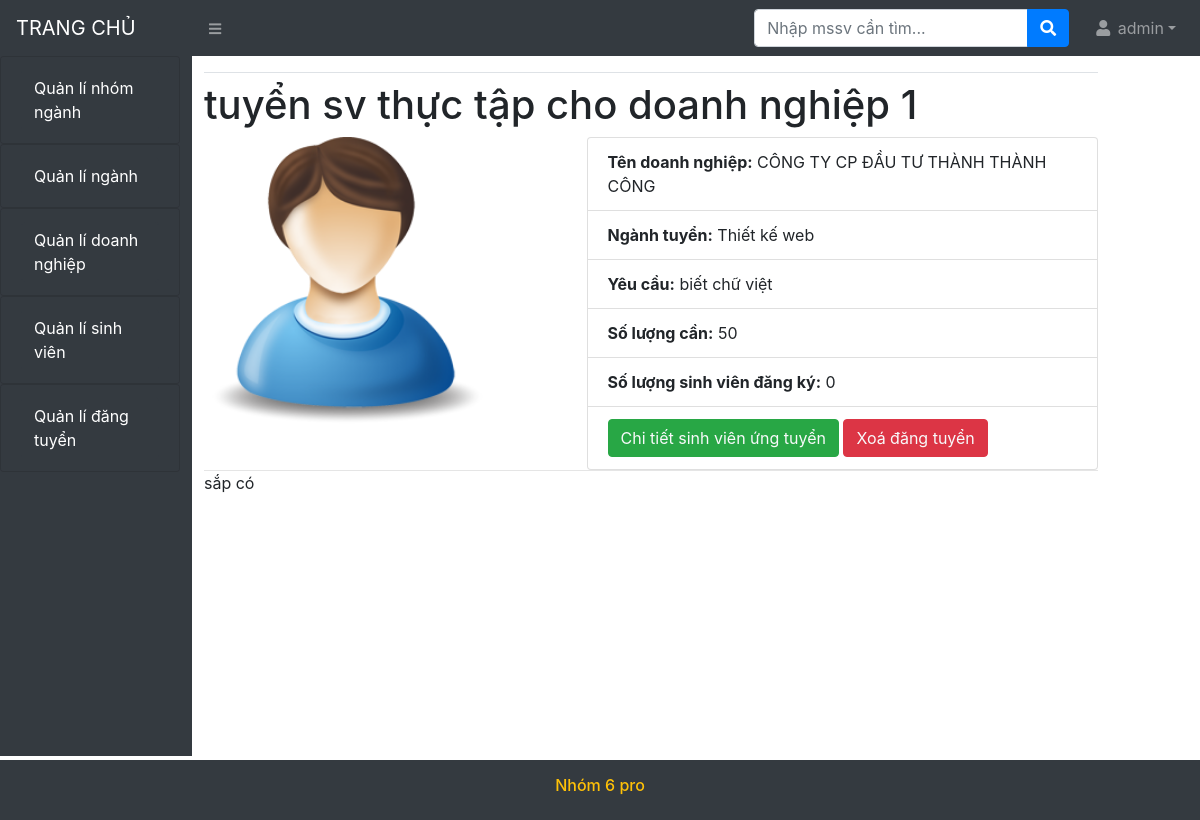
/admin/?ctrl=dang_tuyen&act=chi_tiet&id_dt=18 (signed in), run on an earlier commit of the app's database.
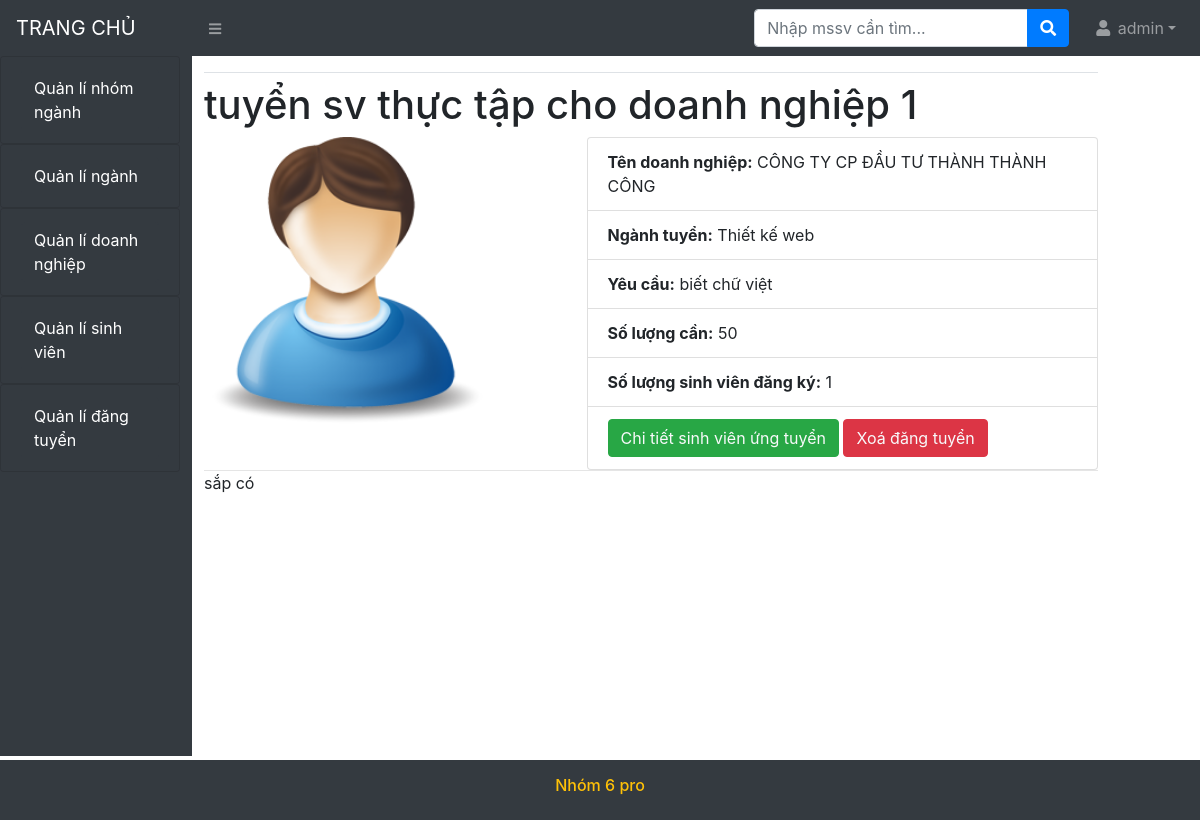
And on a later commit of the database.
### tables this page shows
CREATE TABLE `dang_tuyen` (
  `id_dt` int(11) NOT NULL,
  `anh` varchar(200) DEFAULT NULL,
  `tieu_de` varchar(100) NOT NULL,
  `noi_dung` varchar(1000) NOT NULL,
  `yeu_cau` varchar(1000) NOT NULL,
  `sl_sv_can` int(11) NOT NULL,
  `sl_sv_dk` int(11) NOT NULL,
  `thoi_gian` date DEFAULT NULL,
  `vi_tri` varchar(200) DEFAULT NULL,
  `luong` varchar(50) NOT NULL,
  `id_dn` int(11) NOT NULL,
  `id_nganh` int(11) NOT NULL,
  `trang_thai` tinyint(4) NOT NULL COMMENT '0 chua duyet 1 da duyet',
  `an_hien` tinyint(1) NOT NULL
);

CREATE TABLE `doanh_nghiep` (
  `id_dn` int(11) NOT NULL,
  `id_user` int(12) NOT NULL,
  `ten_dn` varchar(100) NOT NULL,
  `anh` varchar(200) DEFAULT NULL,
  `dia_chi` varchar(100) NOT NULL,
  `sdt` int(11) NOT NULL,
  `an_hien` tinyint(1) DEFAULT 1,
  `stt` int(3) NOT NULL
);

CREATE TABLE `nganh` (
  `id_nganh` int(11) NOT NULL,
  `ten_nganh` varchar(100) NOT NULL,
  `an_hien` tinyint(1) DEFAULT NULL,
  `id_nn` int(11) NOT NULL
);

### system/database.php (called while the page is built, shortened)
<?php
    function getConnection()  {
        try {
            $conn = new PDO("mysql:host=".HOST_DB.";dbname=".NAME_DB, USER_DB, PASS_DB);
            $conn->setAttribute(PDO::ATTR_ERRMODE, PDO::ERRMODE_EXCEPTION);
            return $conn;
            } catch(PDOException $e) {
            echo "Connection failed: " . $e->getMessage();
            }
        }
    function query($sql)   {
        $conn = getConnection();
        $result = $conn->query($sql);
        return $result;
        }
    function queryOne($sql) {
        $conn = getConnection();
        $result = $conn->query($sql);
        $row = $result->fetch(PDO::FETCH_ASSOC);
        return $row;
    }
?>

### admin/models/dang_tuyen.php (called while the page is built, shortened)
<?php require_once('../system/database.php');
function getAllDoanhnghiep()
{
    $sql = "SELECT * from doanh_nghiep";
    return query($sql);
}
function getDangtuyenByID($id_dt)
{
    $sql = "SELECT * from dang_tuyen where id_dt='$id_dt'";
    return queryOne($sql);
}
?>

### admin/models/nganh.php (called while the page is built, shortened)
<?php require_once('../system/database.php');
function getAllNganh()
{
    $sql = "SELECT * from nganh";
    return query($sql);
}
?>

### admin/views/chitiet_dt.php (the view)
<h1></b> <?= $row['tieu_de'] ?></h1>
<div class="row">
    <div class="col-5"><img src="images/<?= $row['anh'] ?>" width="80%" onerror="this.src='<?= ADMIN_URL ?>/images/avt.jpg';"></div>
    <div class="col-7">
        <ul class="list-group">
            <li class="list-group-item"><?php
                                        $ds = getAllDoanhnghiep();
                                        foreach ($ds as $r) { ?>
                    <?php if ($row['id_dn'] == $r['id_dn']) { ?>
                        <b>Tên doanh nghiệp:</b> <?= $r['ten_dn'] ?><br>
                    <?php } ?>
                <?php } ?></li>
            <li class="list-group-item"> <?php require_once "models/nganh.php";
                                            $ds = getAllNganh();
                                            foreach ($ds as $r) { ?>
                    <?php if ($row['id_nganh'] == $r['id_nganh']) { ?>
                        <b>Ngành tuyển:</b> <?= $r['ten_nganh'] ?><br>
                    <?php } ?>
                <?php } ?></li>
            <li class="list-group-item"><b>Yêu cầu:</b> <?= $row['yeu_cau'] ?><br>
            <li class="list-group-item"> <b>Số lượng cần:</b> <?= $row['sl_sv_can'] ?><br></li>
            <li class="list-group-item"> <b>Số lượng sinh viên đăng ký:</b> <?= $row['sl_sv_dk'] ?><br></li>
            <li class="list-group-item"><button class="btn btn-success"><a class="text-light" href="<?= ADMIN_URL ?>/?ctrl=dang_tuyen&act=ung_tuyen&id_dt=<?= $row['id_dt'] ?>"> Chi tiết sinh viên ứng tuyển</a></button>
                <button class="btn btn-danger"> <a class="text-light" href="?ctrl=dang_tuyen&act=delete&id_dt=<?= $row['id_dt'] ?>" onclick="return confirm('Bạn chắc chắn muốn xóa?');">Xoá đăng tuyển</a></button>
            </li>
        </ul>
    </div>
</div>
<hr>
<div><?= $row['noi_dung'] ?></div>

### admin/index.php (shortened to what this page needs)
<?php
  $ctrl='home';
  if(isset($_GET['ctrl'])==true) $ctrl=$_GET['ctrl'];
  $pathFile ="controllers/$ctrl.php";
  if (file_exists($pathFile) ==true) require_once $pathFile;
  else echo "Controller $ctrl không tồn tại";
?>

### admin/controllers/dang_tuyen.php (shortened to what this page needs)
<?php
require_once "models/dang_tuyen.php";
$act = "index";
if (isset($_GET["act"]) == true) $act = $_GET["act"];
switch ($act) {
    case "chi_tiet":
        $id_dt = $_GET["id_dt"];
        settype($id_dt, "int");
        $row = getDangtuyenByID($id_dt);
        require_once "views/layout.php";
        break;
}
?>

### admin/views/layout.php (shortened to what this page needs)
<!DOCTYPE html>
<html lang="en">
<head>
    <link rel="stylesheet" href="https://stackpath.bootstrapcdn.com/bootstrap/4.5.2/css/bootstrap.min.css">
    <link href="../css/style.css" rel="stylesheet">
    <link rel="stylesheet" href="https://pro.fontawesome.com/releases/v5.10.0/css/all.css" />
</head>
<header>
    <div class="sb-topnav navbar navbar-expand navbar-dark bg-dark">
        <a class="navbar-brand" href="/quan-ly-thuc-tap/admin">TRANG CHỦ</a>
        <button class="btn btn-link btn-sm order-1 order-lg-0" id="sidebarToggle" href="#"><i class="fas fa-bars"></i></button>
        <form method="POST" class="d-none d-md-inline-block form-inline ml-auto mr-0 mr-md-3 my-2 my-md-0" action="<?= ADMIN_URL ?>/?ctrl=sinh_vien&act=timkiem">
            <div class="input-group">
                <input class="form-control" name="mssv" type="text" placeholder="Nhập mssv cần tìm..." aria-label="Search" aria-describedby="basic-addon2" />
                <div class="input-group-append">
                    <button class="btn btn-primary" type="submit"><i class="fas fa-search"></i></button>
                </div>
            </div>
        </form>
        <ul class="navbar-nav ml-auto ml-md-0">
            <li class="nav-item dropdown">
                <a class="nav-link dropdown-toggle" id="userDropdown" href="#" role="button" data-toggle="dropdown" aria-haspopup="true" aria-expanded="false"><i class="fas fa-user fa-fw"></i> <?php echo $_SESSION['admin']; ?></a>
            </li>
        </ul>
    </div>
</header>
<div class="row noidung p-0">
    <aside class="col-2 bg-dark">
        <div class="accordion" id="accordionExample">
            <div class="card bg-dark">
                <div class="card-header bg-dark " id="headingOne">
                    <h2 class="mb-0">
                        <button class="btn btn-dark btn-block text-left " type="button" data-toggle="collapse" data-target="#collapseOne" aria-expanded="true" aria-controls="collapseOne">
                            Quản lí nhóm ngành
                        </button>
                    </h2>
                </div>
            </div>
        </div>
        <div class="accordion" id="accordionExample">
            <div class="card bg-dark">
                <div class="card-header bg-dark " id="headingTwo">
                    <h2 class="mb-0">
                        <button class="btn btn-dark btn-block text-left " type="button" data-toggle="collapse" data-target="#collapseTwo" aria-expanded="true" aria-controls="collapseTwo">
                            Quản lí ngành
                        </button>
                    </h2>
                </div>
            </div>
        </div>
        <div class="accordion" id="accordionExample">
            <div class="card bg-dark">
                <div class="card-header bg-dark " id="headingThree">
                    <h2 class="mb-0">
                        <button class="btn btn-dark btn-block text-left" type="button" data-toggle="collapse" data-target="#collapseThree" aria-expanded="true" aria-controls="collapseThree">
                            Quản lí doanh nghiệp
                        </button>
                    </h2>
                </div>
            </div>
        </div>
        <div class="accordion" id="accordionExample">
            <div class="card bg-dark">
                <div class="card-header bg-dark " id="headingFour">
                    <h2 class="mb-0">
                        <button class="btn btn-dark btn-block text-left " type="button" data-toggle="collapse" data-target="#collapseFour" aria-expanded="true" aria-controls="collapseFour">
                            Quản lí sinh viên
                        </button>
                    </h2>
                </div>
            </div>
        </div>
        <div class="accordion" id="accordionExample">
            <div class="card bg-dark">
                <div class="card-header bg-dark " id="headingFive">
                    <h2 class="mb-0">
                        <button class="btn btn-dark btn-block text-left" type="button" data-toggle="collapse" data-target="#collapseFive" aria-expanded="true" aria-controls="collapseFive">
                            Quản lí đăng tuyển
                        </button>
                    </h2>
                </div>
            </div>
        </div>
    </aside>
    <main class="col-9 bg-white">
        <h1 class="h5 py-2 border-bottom text-danger"></h1>
        <?php require_once "$view"; ?>
    </main>
</div>
<footer class="row bg-dark mt-1 mb-2 text-warning justify-content-center align-items-center">
    <h6>Nhóm 6 pro</h6>
</footer>
</html>

### admin/views/layout.php (style rules this page uses)
footer.row { height: 60px; }
div.noidung { min-height: 700px }

What changed in the data, as far as the page shows it:
changed dang_tuyen "tuyển sv thực tập cho doanh nghiệp 1": sl_sv_dk "0" → "1"
